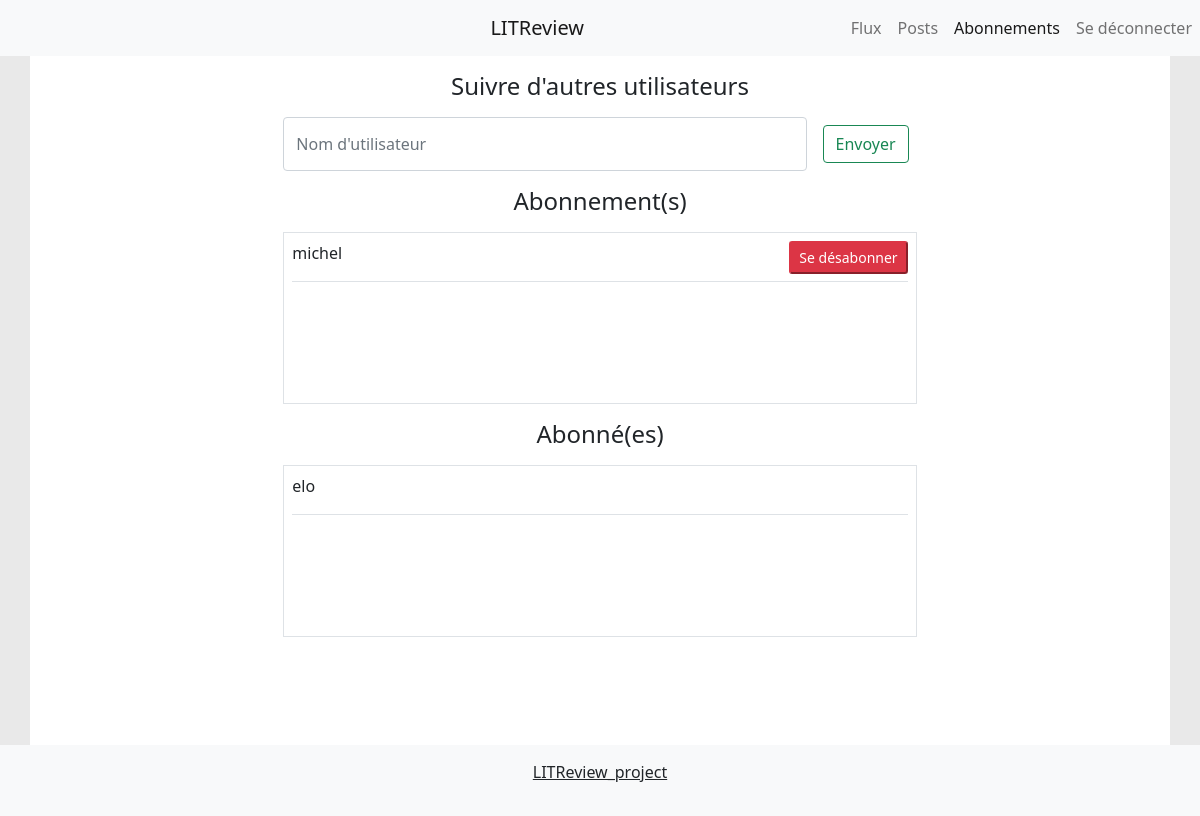
/subscription/ (signed in), run on an earlier commit of the app's database.
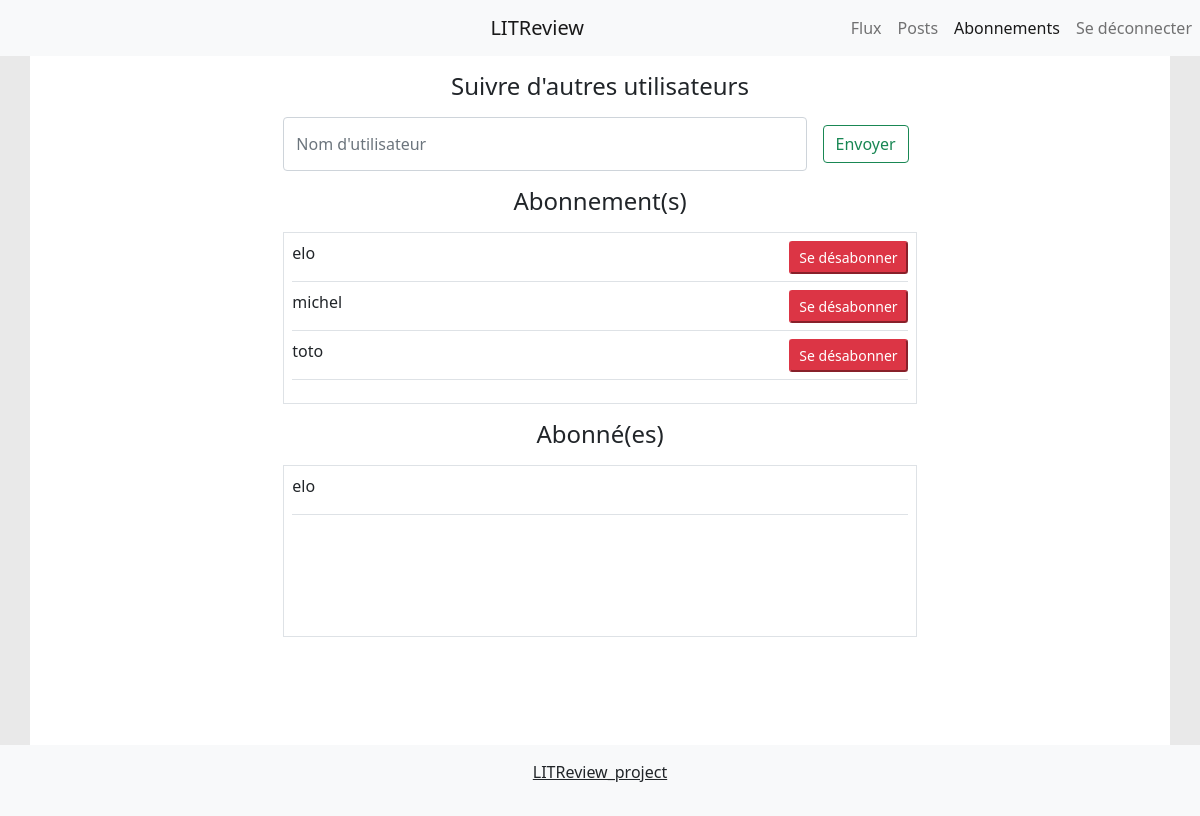
And on a later commit of the database.
### review/models.py (models this page shows, shortened)
class UserFollows(models.Model):
    user = models.ForeignKey(to=settings.AUTH_USER_MODEL, on_delete=models.CASCADE, related_name='following')
    followed_user = models.ForeignKey(to=settings.AUTH_USER_MODEL, on_delete=models.CASCADE, related_name='following_by')
    class Meta:
        unique_together = ('user', 'followed_user', )

### review/views.py (the view)
# urls.py: path('subscription/', subscription_page, name='subscription_page'),
@login_required()
def subscription_page(request):
    section = 'subscription'
    return render(request, 'review/subscriptions.html', {'section': section,
                                                         'list_of_following_users': request.user.following.all(),
                                                         'list_of_followed_users': request.user.following_by.all()})

### review/templates/review/subscriptions.html (shortened to what this page needs)
{% extends 'review/base.html'  %}
{% load static %}
{% block body %}
<link rel="stylesheet" type="text/css" href="{% static 'css/new_ticket_style.css' %}">
  <div class="col-10">
      <h1 class="text-center fs-4 m-3">Suivre d'autres utilisateurs</h1>
      <div>
          <form class="d-flex m-3 col-md-8 col-12 mx-auto" action="{% url 'review:new_follow' %}" method="get">
              <input class="form-control me-2" type="search" placeholder="Nom d'utilisateur" aria-label="Search" name="subscribe_to" >
              <button class="btn btn-outline-success m-2" type="submit">Envoyer</button>
          </form>
      </div>
      <div>
          <h1 class="text-center fs-4 m-3">Abonnement(s)</h1>
          <ul class="h-25 border mx-auto col-md-8 col-12 list-unstyled overflow-scroll">
              {% for sub in list_of_following_users %}
              <li class="m-2">
                  <div class="w-100 border-bottom">
                      <div class="d-flex">
                         <p class="col-8">{{ sub.followed_user}} </p>
                        <div class="col-4 text-end">
                            <button class="btn-sm btn-danger align-middle" type="button" onclick="window.location.href= '{{sub.id}}/delete_subscription/'">Se désabonner</button>
                        </div>
                      </div>
                  </div>
              </li>
              {% endfor %}
          </ul>
      </div>
      <div class="justify-content-center">
          <h1 class="text-center fs-4 m-3">Abonné(es)</h1>
          <ul class="h-25 border mx-auto col-md-8 col-12 list-unstyled overflow-scroll">
              {% for sub in list_of_followed_users %}
              <li class="m-2 border-bottom">
                  <p class="col-12"> {{ sub.user }}</p>
              </li>
              {% endfor %}
          </ul>
      </div>
  </div>
{% endblock %}

What changed in the data, as far as the page shows it:
added UserFollows: followed_user "elo", shown under "Abonnement(s)"
added UserFollows: followed_user "toto", shown under "Abonnement(s)"
